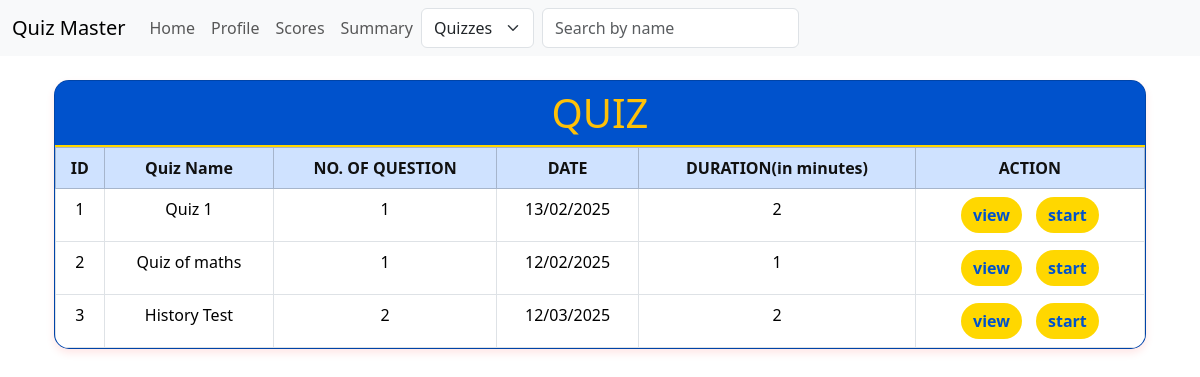
Page /search (signed in) on the earlier database version.
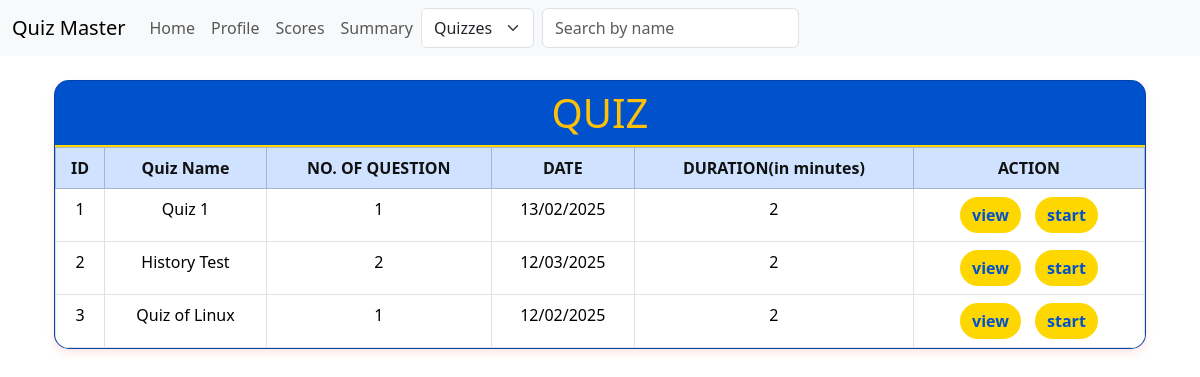
Same page on the later database version.
### models.py (models this page shows)
class Quiz(db.Model):
    id = db.Column(db.Integer, primary_key = True)
    name = db.Column(db.String(255), nullable = False)
    no_of_question = db.Column(db.Integer, nullable = False)
    marks = db.Column(db.Integer, nullable = False)
    date = db.Column(db.DateTime, default=datetime.utcnow)
    time = db.Column(db.Integer, default=int(datetime.utcnow().timestamp()))
    remark = db.Column(db.String(255))
    chapter_id = db.Column(db.Integer, db.ForeignKey('chapter.id'), nullable=False)
    questions = db.relationship('Question', backref='quiz', lazy=True)

### routes.py (the view, shortened to what this page needs)
@app.route('/search')
@auth_requried
def search():
    user = User.query.get(session['user_id'])
    if not user:
        return redirect(url_for('login'))
    query = request.args.get('q', '')
    source = request.args.get('source', 'quiz')
    if user.is_admin:
        if source == 'subjects':
            subjects = Subject.query.filter(Subject.name.ilike(f"%{query}%")).all()
            return render_template('admin.html', subjects=subjects, user=user, source=source)
        elif source == 'quiz':
            quizzes = Quiz.query.filter(Quiz.name.ilike(f"%{query}%")).all()
            return render_template('quiz.html', quizzes=quizzes, user=user, source=source)
        elif source == 'users':
            users = User.query.filter(User.username.ilike(f"%{query}%")).all()
            return render_template('user_data.html', users=users, user=user, source=source)
    else:
        if source == 'subjects':
            quizzes = Quiz.query.join(
                Chapter, Quiz.chapter_id == Chapter.id
            ).join(
                Subject, Chapter.subject_id == Subject.id
            ).filter(
                Subject.name.ilike(f"%{query}%")
            ).all()
            return render_template('index.html', quizzes=quizzes, user=user, source=source)
        elif source == 'quiz':
            quizzes = Quiz.query.filter(Quiz.name.ilike(f"%{query}%")).all()
            return render_template('index.html', quizzes=quizzes, user=user, source=source)

### routes.py (called while the page is built)
def auth_requried(func):
    @wraps(func)
    def inner(*args, **kwargs):
        if 'user_id' in session:
            return func(*args, **kwargs)
        else:
            flash('You need to be logged in to access this page')
            return redirect(url_for('login'))
    return inner

### templates/index.html (shortened to what this page needs)
{% extends 'layout.html' %}
{% block content %}
<div class="container mt-4">
    <div class="card">
        <div class="card-header bg-primary text-center">
            <h1 class="text-warning mb-0">QUIZ</h1>
        </div>
        <div class="card-body p-0">
            <div class="table-responsive">
                <table class="table table-bordered table-hover mb-0">
                    <thead class="table-primary">
                        <tr>
                            <th>ID</th>
                            <th>Quiz Name</th>
                            <th>NO. OF QUESTION</th>
                            <th>DATE</th>
                            <th>DURATION(in minutes)</th>
                            <th>ACTION</th>
                        </tr>
                    </thead>
                    <tbody>
                        {% for quiz in quizzes %}
                        <tr>
                            <td>{{ loop.index }}</td>
                            <td>{{ quiz.name }}</td>
                            <td>{{ quiz.no_of_question }}</td>
                            <td>{{ quiz.date.strftime('%d/%m/%Y') }}</td>
                            <td>{{ quiz.time }}</td>
                            <td>
                                <a href="{{ url_for('view_quiz', id=quiz.id) }}" class="btn btn-warning">view</a>
                                <a href="{{ url_for('start_quiz', id=quiz.id) }}" class="btn btn-success">start</a>
                            </td>
                        </tr>
                        {% endfor %}
                    </tbody>
                </table>
            </div>
        </div>
    </div>
</div>
{% endblock %}

Differences in the rows shown:
removed Quiz: name "Quiz of maths", no_of_question "1", date "12/02/2025", time "1"
added Quiz: name "Quiz of Linux", no_of_question "1", date "12/02/2025", time "2"
